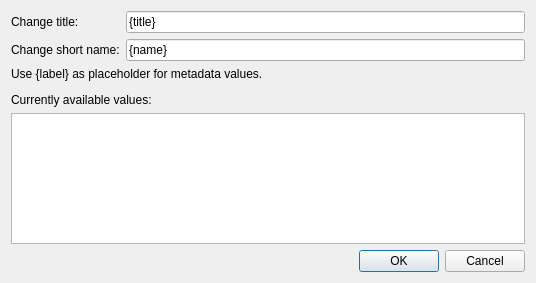
<?xml version="1.0" encoding="UTF-8"?>
<ui version="4.0">
 <class>Dialog</class>
 <widget class="QDialog" name="Dialog">
  <property name="geometry">
   <rect>
    <x>0</x>
    <y>0</y>
    <width>536</width>
    <height>283</height>
   </rect>
  </property>
  <property name="windowTitle">
   <string>Dialog</string>
  </property>
  <layout class="QGridLayout" name="gridLayout">
   <item row="0" column="1">
    <widget class="QLineEdit" name="titleEdit">
     <property name="text">
      <string>{title}</string>
     </property>
    </widget>
   </item>
   <item row="0" column="0">
    <widget class="QLabel" name="label">
     <property name="text">
      <string>Change title:</string>
     </property>
    </widget>
   </item>
   <item row="4" column="0" colspan="2">
    <widget class="QDialogButtonBox" name="buttonBox">
     <property name="orientation">
      <enum>Qt::Horizontal</enum>
     </property>
     <property name="standardButtons">
      <set>QDialogButtonBox::Cancel|QDialogButtonBox::Ok</set>
     </property>
    </widget>
   </item>
   <item row="1" column="0">
    <widget class="QLabel" name="label_2">
     <property name="text">
      <string>Change short name:</string>
     </property>
    </widget>
   </item>
   <item row="1" column="1">
    <widget class="QLineEdit" name="nameEdit">
     <property name="text">
      <string>{name}</string>
     </property>
    </widget>
   </item>
   <item row="2" column="0" colspan="2">
    <widget class="QLabel" name="label_3">
     <property name="text">
      <string>&lt;html&gt;&lt;head/&gt;&lt;body&gt;&lt;p&gt;Use {label} as placeholder for metadata values.&lt;/p&gt;&lt;p&gt;Currently available values:&lt;/p&gt;&lt;/body&gt;&lt;/html&gt;</string>
     </property>
    </widget>
   </item>
   <item row="3" column="0" colspan="2">
    <widget class="QTextEdit" name="availEdit">
     <property name="textInteractionFlags">
      <set>Qt::TextSelectableByKeyboard|Qt::TextSelectableByMouse</set>
     </property>
    </widget>
   </item>
  </layout>
 </widget>
 <resources/>
 <connections>
  <connection>
   <sender>buttonBox</sender>
   <signal>accepted()</signal>
   <receiver>Dialog</receiver>
   <slot>accept()</slot>
   <hints>
    <hint type="sourcelabel">
     <x>248</x>
     <y>254</y>
    </hint>
    <hint type="destinationlabel">
     <x>157</x>
     <y>274</y>
    </hint>
   </hints>
  </connection>
  <connection>
   <sender>buttonBox</sender>
   <signal>rejected()</signal>
   <receiver>Dialog</receiver>
   <slot>reject()</slot>
   <hints>
    <hint type="sourcelabel">
     <x>316</x>
     <y>260</y>
    </hint>
    <hint type="destinationlabel">
     <x>286</x>
     <y>274</y>
    </hint>
   </hints>
  </connection>
 </connections>
</ui>
